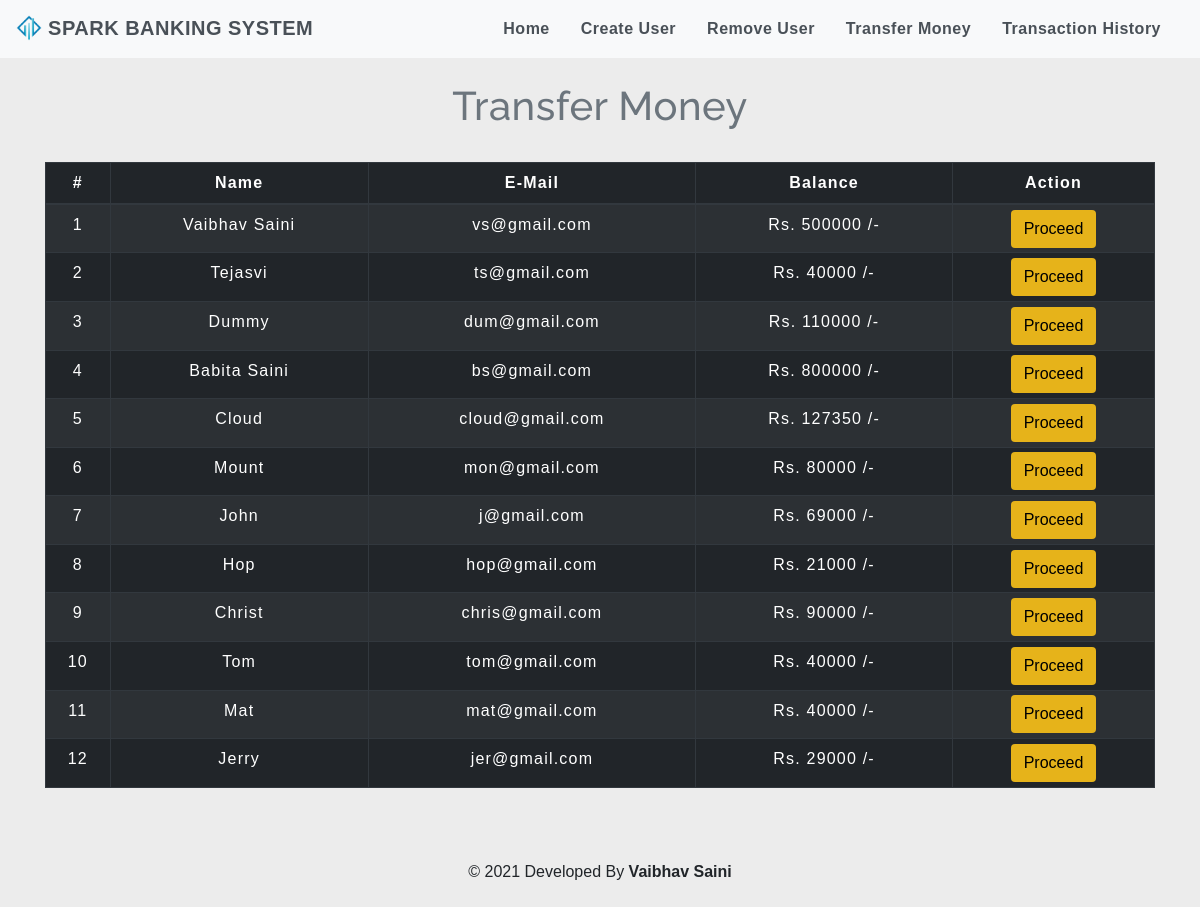
The app's page /transfermoney.php with its own data.
### tables this page shows
CREATE TABLE `users` (
  `id` int(3) NOT NULL,
  `name` text NOT NULL,
  `email` varchar(30) NOT NULL,
  `gender` varchar(155) NOT NULL,
  `balance` int(8) NOT NULL
);

### transfermoney.php (the view, shortened to what this page needs)
<!DOCTYPE html>
<html lang="en">
<head>
    <link rel="stylesheet" href="https://maxcdn.bootstrapcdn.com/bootstrap/4.0.0/css/bootstrap.min.css">
    <link rel="stylesheet" type="text/css" href="css/table.css">
    <link rel="stylesheet" type="text/css" href="css/navbar.css">
</head>
<body style="background-color : #ececec;">
<?php
    include 'config.php';
    $sql = "SELECT * FROM users";
    $result = mysqli_query($conn,$sql);
?>
<?php
  include 'navbar.php';
?>
<div class="container">
        <h2 class="text-center pt-4" style="color : #6c757d;">Transfer Money</h2>
        <br>
            <div class="row">
                <div class="col">
                    <div class="table-responsive-sm">
                    <table class="table table-hover table-sm table-striped table-condensed table-bordered table-dark" style="border-color:white;">
                        <thead style="color : white;">
                            <tr>
                            <th scope="col" class="text-center py-2">#</th>
                            <th scope="col" class="text-center py-2">Name</th>
                            <th scope="col" class="text-center py-2">E-Mail</th>
                            <th scope="col" class="text-center py-2">Balance</th>
                            <th scope="col" class="text-center py-2">Action</th>
                            </tr>
                        </thead>
                        <tbody>
                <?php
                    $cnt=1;
                    while($rows=mysqli_fetch_assoc($result)){
                ?>
                    <tr style="color : white;">
                        <td class="py-2"><?php echo $cnt;; ?></td>
                        <td class="py-2"><?php echo $rows['name']?></td>
                        <td class="py-2"><?php echo $rows['email']?></td>
                        <td class="py-2">Rs. <?php echo $rows['balance']?> /-</td>
                        <td><a href="selecteduserdetail.php?id= <?php echo $rows['id'] ;?>"> <button type="button" class="btn" style="background-color : #e6b31a;" style="border-radius:0%;">Proceed</button></a></td>
                    </tr>
                <?php
                $cnt=$cnt+1;
                    }
                ?>
                        </tbody>
                    </table>
                    </div>
                </div>
            </div>
         </div>
         <footer class="text-center mt-5 py-2">
            <p>&copy 2021 Developed By <b>Vaibhav Saini</b></p>
        </footer>
</body>
</html>

### css/table.css (style rules this page uses)
* { padding: 0; margin: 0; box-sizing: border-box; font-family: sans-serif; }
h2 { font-size: 40px; }
table { letter-spacing: 1.2px; }
td { text-align: center; }
button { border:none; background: #d9d9d9; transition: 1s; }

### css/navbar.css (style rules this page uses)
h2 { color: #9c9494; letter-spacing: 0.5px; font-family: raleway; }

### transfermoney.php (style rules this page uses)
button { transition: 1.5s; }

### records on screen
users: name "Vaibhav Saini", email "vs@gmail.com", balance "500000"
users: name "Tejasvi", email "ts@gmail.com", balance "40000"
users: name "Dummy", email "dum@gmail.com", balance "110000"
users: name "Babita Saini", email "bs@gmail.com", balance "800000"
users: name "Cloud", email "cloud@gmail.com", balance "127350"
users: name "Mount", email "mon@gmail.com", balance "80000"
users: name "John", email "j@gmail.com", balance "69000"
users: name "Hop", email "hop@gmail.com", balance "21000"
users: name "Christ", email "chris@gmail.com", balance "90000"
users: name "Tom", email "tom@gmail.com", balance "40000"
users: name "Mat", email "mat@gmail.com", balance "40000"
users: name "Jerry", email "jer@gmail.com", balance "29000"
